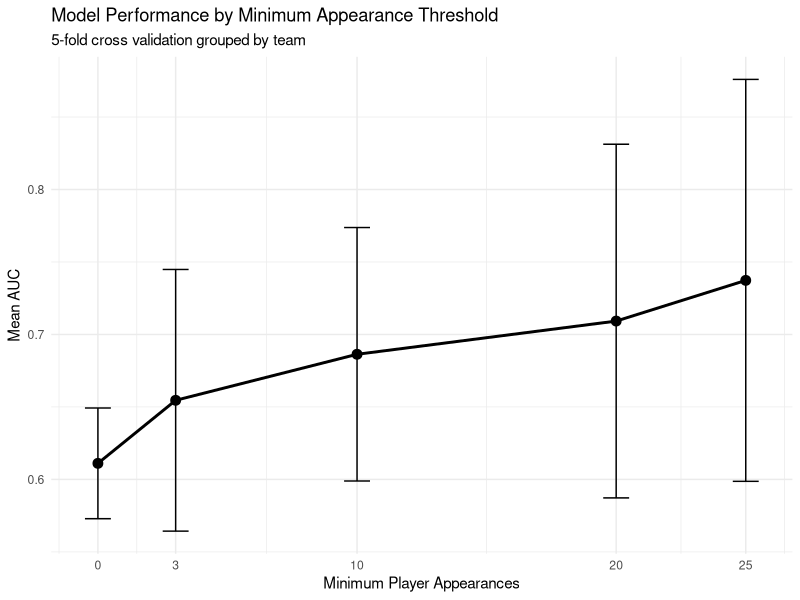
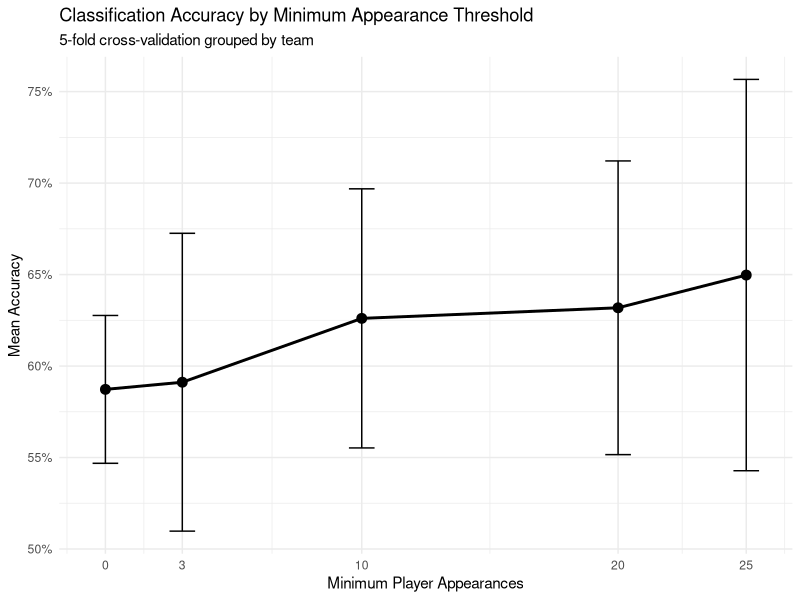
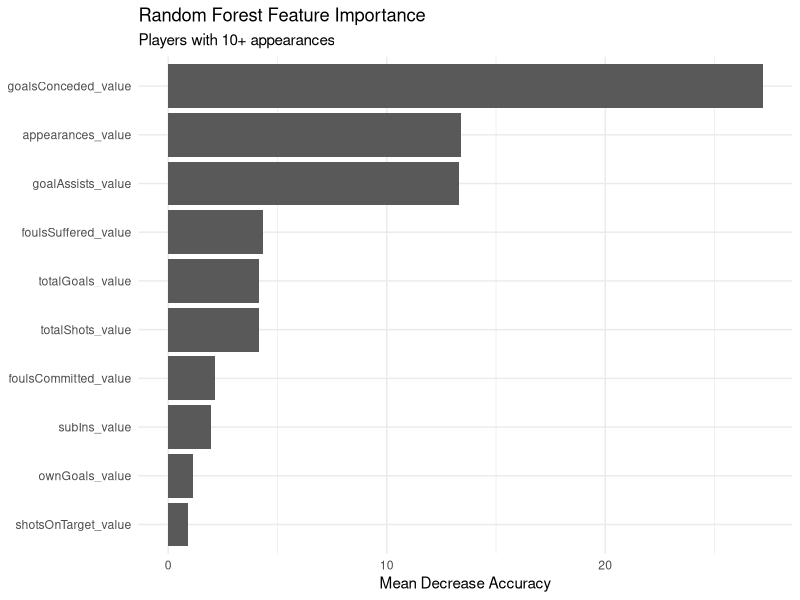
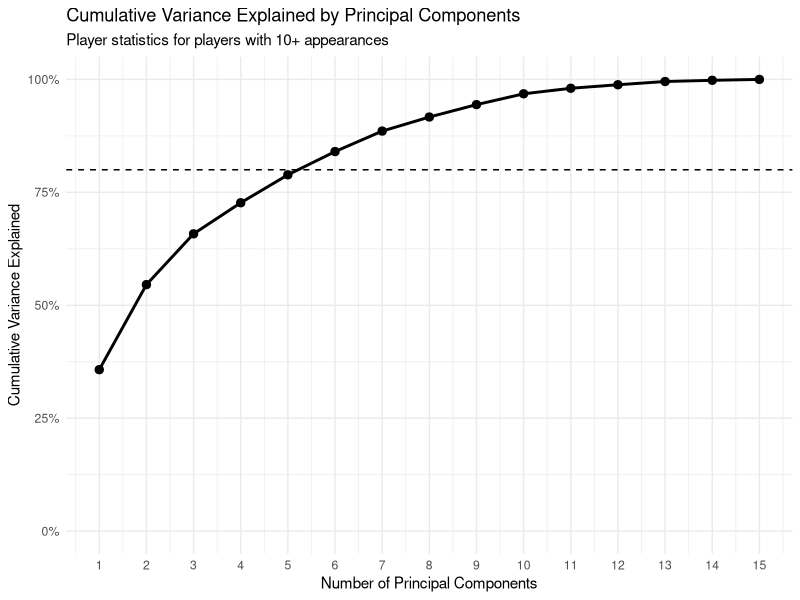
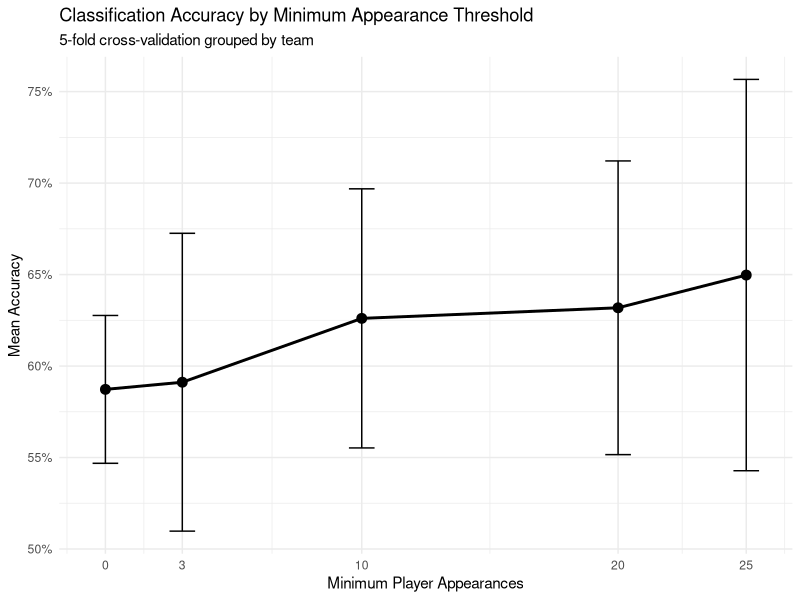
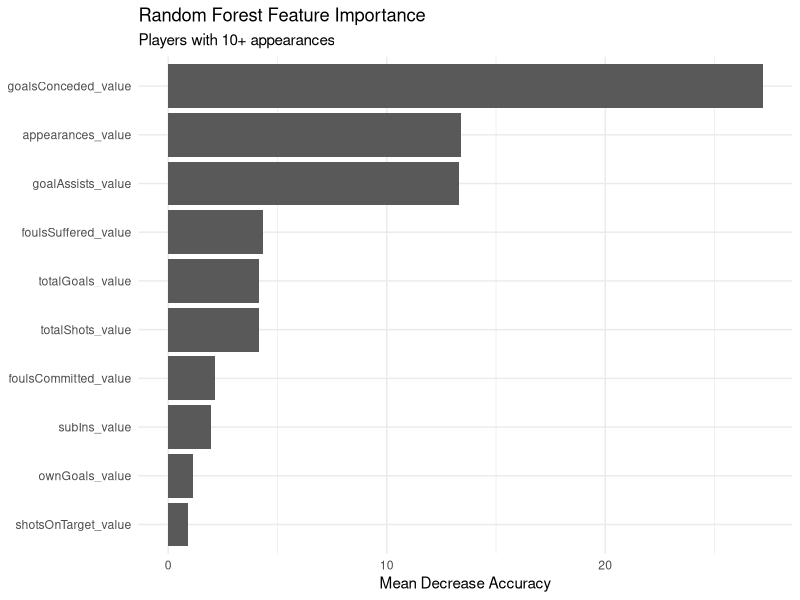
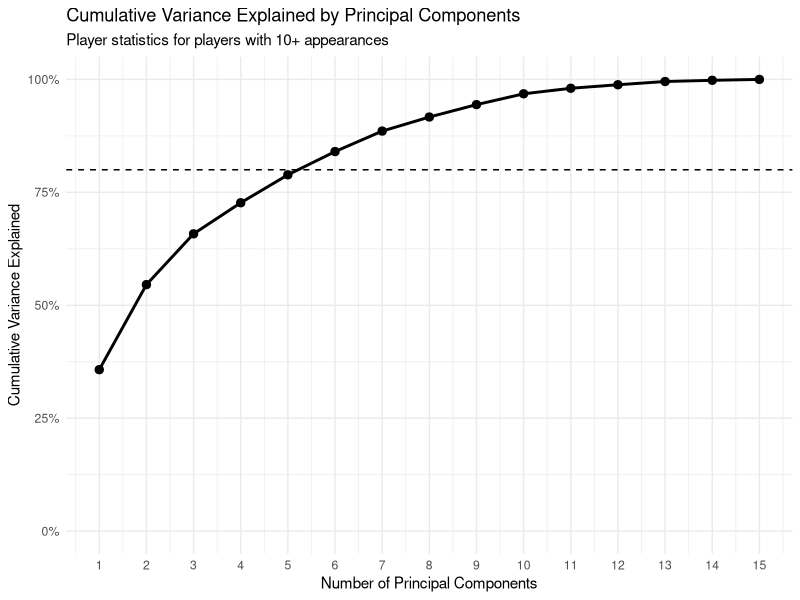

Recreate these plots in R, in order.
## ---- chunk 1
knitr::opts_chunk$set(echo = TRUE)
## ---- chunk 2
# Libraries
library(readxl)
library(randomForest)
library(dplyr)
library(pROC)
library(caret)
library(ggplot2) 
library(here)



# Load Data
player <- read_excel(here("data", "Soccer_Data.xlsx"), sheet = 1)
team <- read_excel(here("data", "Soccer_Data.xlsx"), sheet = 2)

# Binary Outcome: 1 = Top-10 Finish, 0 = Bottom-10 Finish
player$Success <- factor(ifelse(player$Standing <= 10, 1, 0))
team$Success <- factor(ifelse(team$teamRank <= 10, 1, 0))
## ---- chunk 3
# Numeric Predictors and keep teamId for validation
columns_to_keep <- c("teamId", "Success", "totalGoals_value", 
                     "goalAssists_value", "yellowCards_value", 
                     "redCards_value", "appearances_value", 
                     "totalShots_value", "shotsOnTarget_value", 
                     "saves_value", "subIns_value", 
                     "foulsCommitted_value", "foulsSuffered_value",
                     "ownGoals_value", "offsides_value", 
                     "goalsConceded_value", "shotsFaced_value")

# Clean Data
player_data_ready <- player %>% select(all_of(columns_to_keep)) %>% 
                     na.omit() %>%
                     mutate(
                       Success = factor(
                        paste0("c", Success), 
                        levels = c("c0", "c1")
                       )
                     )

# One row per team with Top-10 / Bottom-10 label
team_labels <-  player_data_ready %>% distinct(teamId, Success)
## ---- chunk 4
# Stratified team-level folds 
set.seed(123)

team_folds <- team_labels %>% group_by(Success) %>% 
              mutate(fold = sample(rep(1:5, length.out = n())) 
                    ) %>%
              ungroup()

run_grouped_cv <- function(player_data, min_appearances, team_folds) {
  
  fold_results <- data.frame()
  all_team_predictions <- data.frame()
  
  for (k in 1:5){
    
    # Teams assigned to fold become test set
    test_teams <- team_folds %>% filter(fold == k) %>% pull(teamId)
    train_teams <- team_folds %>% filter(fold != k) %>% pull(teamId)
    
    # Appearance cutoff
    filtered_data <- player_data %>% filter(appearances_value >= min_appearances)
    
    
    # Preserve test team IDs before removing teamId from predictors
    test_team_ids <- filtered_data %>%
                     filter(teamId %in% test_teams) %>%
                     pull(teamId)
    
    # Training data: keep all predictor columns, remove only teamId
    training_data <- filtered_data %>%
      filter(teamId %in% train_teams) %>%
      dplyr::select(-teamId)

    # Testing data: keep all predictor columns, remove only teamId
    testing_data <- filtered_data %>%
      filter(teamId %in% test_teams) %>%
      dplyr::select(-teamId)
    
    # Random Forest
    set.seed(100 + k) # each fold reproducible but unique seed
    
    random_forest <- randomForest(Success ~ ., data = training_data, 
                                  ntree = 250, nodesize = 20, mtry = 5)
    
    # Class prediction
    y_hat_class <- predict(random_forest, testing_data, type = "class")
    
    # Player-level accuracy
    fold_accuracy <- confusionMatrix(y_hat_class, testing_data$Success, 
                                     positive = "c1")$overall["Accuracy"]
    
    # Predicted probability of Top-10 class
    y_hat_prob <- predict(random_forest, testing_data, type = "prob")[, "c1"]
    
    # Aggregate player probabilities to team level
    team_predictions <- data.frame(
      teamId = test_team_ids,
      actual = testing_data$Success,
      predicted_prob = y_hat_prob
    ) %>%
      group_by(teamId) %>%
      summarise(
        actual = first(actual),
        predicted_prob = mean(predicted_prob),
        .groups = "drop"
      ) %>%
      mutate(
        fold = k,
        min_appearances = min_appearances
      )
    
    all_team_predictions <- rbind(
      all_team_predictions,
      team_predictions
    )
    
    # Player-level ROC / AUC
    roc_obj <- roc(testing_data$Success, y_hat_prob, levels = c("c0", "c1"),
                 direction = "<")
    fold_auc <- as.numeric(auc(roc_obj))
    
   # Save player-level fold results
    fold_results <- rbind(
      fold_results,
      data.frame(
        fold = k,
        min_appearances = min_appearances,
        n_training_players = nrow(training_data),
        n_testing_players = nrow(testing_data),
        accuracy = as.numeric(fold_accuracy),
        auc = fold_auc
      )
    )
  }

  list(
    fold_results = fold_results,
    team_predictions = all_team_predictions
  )
}
## ---- chunk 5
# All appearance thresholds tested
appearances_thresholds <- c(0, 3, 10, 20, 25)

# Run grouped cross-validation once for each appearance threshold

threshold_models <- lapply(
  appearances_thresholds,
  function(threshold) {
    run_grouped_cv(
      player_data = player_data_ready,
      min_appearances = threshold,
      team_folds = team_folds
    )
  }
)

names(threshold_models) <- appearances_thresholds
## ---- chunk 6
# run 5-fold cross validation all appearance thresholds
cv_results <- do.call(
  rbind,
  lapply(
    threshold_models,
    function(model) model$fold_results
  )
)

cv_summary <- cv_results %>%
  group_by(min_appearances) %>%
  summarise(
    mean_accuracy = mean(accuracy),
    sd_accuracy = sd(accuracy),
    mean_auc = mean(auc),
    sd_auc = sd(auc),
    .groups = "drop"
  )

cv_summary
## ---- chunk 7
team_threshold_results <- do.call(
  rbind,
  lapply(
    threshold_models,
    function(model) {

      team_predictions <- model$team_predictions %>%
        mutate(
          predicted_class = factor(
            ifelse(predicted_prob >= 0.5, "c1", "c0"),
            levels = c("c0", "c1")
          )
        )

      team_roc <- roc(
        team_predictions$actual,
        team_predictions$predicted_prob,
        levels = c("c0", "c1"),
        direction = "<"
      )

      data.frame(
        min_appearances = unique(team_predictions$min_appearances),
        team_accuracy = mean(
          team_predictions$predicted_class ==
            team_predictions$actual
        ),
        team_auc = as.numeric(auc(team_roc))
      )
    }
  )
)

team_threshold_results
## ---- chunk 8
# Plot mean AUC across appearance thresholds
ggplot(cv_summary, aes(x = min_appearances, y = mean_auc)) +
  geom_line(linewidth = 1) + geom_point(size = 3) +
  geom_errorbar(
    aes(
      ymin = mean_auc - sd_auc,
      ymax = mean_auc + sd_auc
        ),
        width = 1) +
        scale_x_continuous(breaks = appearances_thresholds) +
  labs(
    title = "Model Performance by Minimum Appearance Threshold",
    subtitle = "5-fold cross validation grouped by team",
    x = "Minimum Player Appearances",
    y = "Mean AUC"
  ) + theme_minimal()

# Plot accuracy across appearance thresholds
auc_plot <- ggplot(
  cv_summary,
  aes(x = min_appearances, y = mean_accuracy)
) +
  geom_line(linewidth = 1) +
  geom_point(size = 3) +
  geom_errorbar(
    aes(
      ymin = mean_accuracy - sd_accuracy,
      ymax = mean_accuracy + sd_accuracy
    ),
    width = 1
  ) +
  scale_x_continuous(
    breaks = appearances_thresholds
  ) +
  scale_y_continuous(
    labels = scales::percent_format()
  ) +
  labs(
    title = "Classification Accuracy by Minimum Appearance Threshold",
    subtitle = "5-fold cross-validation grouped by team",
    x = "Minimum Player Appearances",
    y = "Mean Accuracy"
  ) +
  theme_minimal()

auc_plot 

ggsave(
  here("figures", "appearance_threshold_auc.png"),
  plot = auc_plot,
  width = 8,
  height = 5,
  dpi = 300
)
## ---- chunk 9
# 10+ appearance threshold 
final_data <- player_data_ready %>% filter(appearances_value >= 10) %>% 
              select(-teamId)

set.seed(123)

final_random_forest <- randomForest(Success ~ ., data = final_data, 
                                  ntree = 500, nodesize = 20, mtry = 5,
                                  importance = TRUE)

final_random_forest
## ---- chunk 10
importance_matrix <- importance(final_random_forest)

importance_df <- data.frame(feature = rownames(importance_matrix), 
                            mean_decrease_accuracy = 
                              importance_matrix[, "MeanDecreaseAccuracy"],
                            mean_decrease_gini = 
                              importance_matrix[, "MeanDecreaseGini"]) %>%
  arrange(desc(mean_decrease_accuracy))

importance_plot <- importance_df %>%
  slice_max(order_by = mean_decrease_accuracy, n = 10) %>%
  ggplot(
    aes(
      x = reorder(feature, mean_decrease_accuracy),
      y = mean_decrease_accuracy
    )
  ) +
  geom_col() +
  coord_flip() +
  labs(
    title = "Random Forest Feature Importance",
    subtitle = "Players with 10+ appearances",
    x = NULL,
    y = "Mean Decrease Accuracy"
  ) +
  theme_minimal()

importance_plot 

ggsave(
  here("figures", "feature_importance.png"),
  plot = importance_plot,
  width = 8,
  height = 5,
  dpi = 300
)
## ---- chunk 11

final_data %>%
  summarise(
    n = n(),
    goals_conceded_zero = sum(goalsConceded_value == 0),
    goals_conceded_positive = sum(goalsConceded_value > 0),
    pct_zero = mean(goalsConceded_value == 0)
  )

final_data %>%
  summarise(
    saves_zero = sum(saves_value == 0),
    saves_positive = sum(saves_value > 0),
    shots_faced_zero = sum(shotsFaced_value == 0),
    shots_faced_positive = sum(shotsFaced_value > 0)
  )


final_data %>%
  select(
    goalsConceded_value,
    saves_value,
    shotsFaced_value
  ) %>%
  cor()

player %>%
  filter(appearances_value >= 10) %>%
  group_by(teamId) %>%
  summarise(
    n_players = n(),
    n_unique_goals_conceded = n_distinct(goalsConceded_value),
    min_goals_conceded = min(goalsConceded_value, na.rm = TRUE),
    max_goals_conceded = max(goalsConceded_value, na.rm = TRUE)
  )

cor(
  final_data$appearances_value,
  final_data$goalsConceded_value
)
## ---- chunk 12
# remove goalsConceded, saves_value, shotsFaced_value
player_data_sensitivity <- player_data_ready %>%
  select(
    -goalsConceded_value,
    -saves_value,
    -shotsFaced_value
  )

sensitivity_cv <- run_grouped_cv(
  player_data = player_data_sensitivity,
  min_appearances = 10,
  team_folds = team_folds
)

sensitivity_cv$fold_results

sensitivity_cv$fold_results %>%
  summarise(
    mean_accuracy = mean(accuracy),
    sd_accuracy = sd(accuracy),
    mean_auc = mean(auc),
    sd_auc = sd(auc)
  )

#remove goals_conceded
player_data_no_goals_conceded <- player_data_ready %>%
  select(-goalsConceded_value)

no_goals_conceded_cv <- run_grouped_cv(
  player_data = player_data_no_goals_conceded,
  min_appearances = 10,
  team_folds = team_folds
)

no_goals_conceded_cv$fold_results %>%
  summarise(
    mean_accuracy = mean(accuracy),
    sd_accuracy = sd(accuracy),
    mean_auc = mean(auc),
    sd_auc = sd(auc)
  )
## ---- chunk 13
#PCA: Player Performance
columns_pca <- c("totalGoals_value", 
                     "goalAssists_value", "yellowCards_value", 
                     "redCards_value", "appearances_value", 
                     "totalShots_value", "shotsOnTarget_value", 
                     "saves_value", "subIns_value", 
                     "foulsCommitted_value", "foulsSuffered_value",
                     "ownGoals_value", "offsides_value", 
                     "goalsConceded_value", "shotsFaced_value")

# Clean Data
pca_data <- player %>%
  filter(appearances_value >= 10) %>% 
  select(all_of(columns_pca)) %>% 
  na.omit()

pca_player <- prcomp(
  pca_data,
  center = TRUE,
  scale. = TRUE
)

summary(pca_player)


## ---- chunk 14
loadings <- as.data.frame(pca_player$rotation)

loadings %>%
  select(PC1, PC2, PC3) %>%
  arrange(desc(abs(PC1)))

loadings %>%
  select(PC1, PC2, PC3) %>%
  arrange(desc(abs(PC2)))

loadings %>%
  select(PC1, PC2, PC3) %>%
  arrange(desc(abs(PC3)))

## ---- chunk 15
# Cumulative Variance Explained

pca_variance <- pca_player$sdev^2 / sum(pca_player$sdev^2)

pca_summary <- data.frame(
  component = seq_along(pca_variance),
  variance_explained = pca_variance,
  cumulative_variance = cumsum(pca_variance)
)

pca_plot <- ggplot(
  pca_summary,
  aes(x = component, y = cumulative_variance)
) +
  geom_line(linewidth = 1) +
  geom_point(size = 2.5) +
  geom_hline(
    yintercept = 0.80,
    linetype = "dashed"
  ) +
  scale_x_continuous(breaks = 1:15) +
  scale_y_continuous(
    labels = scales::percent,
    limits = c(0, 1)
  ) +
  labs(
    title = "Cumulative Variance Explained by Principal Components",
    subtitle = "Player statistics for players with 10+ appearances",
    x = "Number of Principal Components",
    y = "Cumulative Variance Explained"
  ) +
  theme_minimal()

pca_plot 

ggsave(
  here("figures", "pca_cumulative_variance.png"),
  plot = pca_plot,
  width = 8,
  height = 5,
  dpi = 300
)
## ---- chunk 16
# Retrieve out-of-fold team predictions for selected 10+ threshold
team_results_10 <- threshold_models[["10"]]$team_predictions %>%
  mutate(
    predicted_class = factor(
      ifelse(predicted_prob >= 0.5, "c1", "c0"),
      levels = c("c0", "c1")
    )
  )

# Team-level confusion matrix
team_cm_10 <- confusionMatrix(
  team_results_10$predicted_class,
  team_results_10$actual,
  positive = "c1"
)

# Team-level ROC / AUC
team_roc_10 <- roc(
  team_results_10$actual,
  team_results_10$predicted_prob,
  levels = c("c0", "c1"),
  direction = "<"
)

team_auc_10 <- as.numeric(auc(team_roc_10))

team_cm_10
team_auc_10
team_results_10 %>%
  arrange(desc(predicted_prob))
